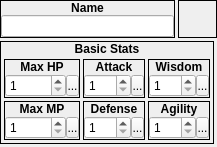
         <widget class="QWidget" name="widget_4" native="true">
          <property name="sizePolicy">
           <sizepolicy hsizetype="Expanding" vsizetype="Preferred">
            <horstretch>0</horstretch>
            <verstretch>0</verstretch>
           </sizepolicy>
          </property>
          <layout class="QVBoxLayout" name="verticalLayout_8">
           <property name="spacing">
            <number>3</number>
           </property>
           <property name="margin">
            <number>0</number>
           </property>
           <item>
            <layout class="QHBoxLayout" name="horizontalLayout_167">
             <property name="spacing">
              <number>3</number>
             </property>
             <item>
              <widget class="QFrame" name="frame_169">
               <property name="sizePolicy">
                <sizepolicy hsizetype="Expanding" vsizetype="Preferred">
                 <horstretch>0</horstretch>
                 <verstretch>0</verstretch>
                </sizepolicy>
               </property>
               <property name="minimumSize">
                <size>
                 <width>175</width>
                 <height>0</height>
                </size>
               </property>
               <property name="maximumSize">
                <size>
                 <width>175</width>
                 <height>16777215</height>
                </size>
               </property>
               <property name="frameShape">
                <enum>QFrame::Box</enum>
               </property>
               <property name="frameShadow">
                <enum>QFrame::Plain</enum>
               </property>
               <layout class="QVBoxLayout" name="verticalLayout_303">
                <property name="spacing">
                 <number>0</number>
                </property>
                <property name="margin">
                 <number>0</number>
                </property>
                <item>
                 <widget class="QLabel" name="label_221">
                  <property name="sizePolicy">
                   <sizepolicy hsizetype="Preferred" vsizetype="Fixed">
                    <horstretch>0</horstretch>
                    <verstretch>0</verstretch>
                   </sizepolicy>
                  </property>
                  <property name="font">
                   <font>
                    <weight>75</weight>
                    <bold>true</bold>
                   </font>
                  </property>
                  <property name="text">
                   <string>Name</string>
                  </property>
                  <property name="alignment">
                   <set>Qt::AlignCenter</set>
                  </property>
                 </widget>
                </item>
                <item>
                 <widget class="QWidget" name="widget_182" native="true">
                  <layout class="QHBoxLayout" name="horizontalLayout_145">
                   <property name="spacing">
                    <number>0</number>
                   </property>
                   <property name="margin">
                    <number>0</number>
                   </property>
                   <item>
                    <widget class="QLineEdit" name="leName">
                     <property name="text">
                      <string/>
                     </property>
                     <property name="maxLength">
                      <number>20</number>
                     </property>
                    </widget>
                   </item>
                  </layout>
                 </widget>
                </item>
               </layout>
              </widget>
             </item>
             <item>
              <widget class="QFrame" name="frame_192">
               <property name="sizePolicy">
                <sizepolicy hsizetype="Expanding" vsizetype="Preferred">
                 <horstretch>0</horstretch>
                 <verstretch>0</verstretch>
                </sizepolicy>
               </property>
               <property name="frameShape">
                <enum>QFrame::Box</enum>
               </property>
               <property name="frameShadow">
                <enum>QFrame::Plain</enum>
               </property>
              </widget>
             </item>
            </layout>
           </item>
           <item>
            <layout class="QHBoxLayout" name="horizontalLayout_168">
             <property name="spacing">
              <number>3</number>
             </property>
             <property name="rightMargin">
              <number>0</number>
             </property>
             <item>
              <widget class="QFrame" name="frame_175">
               <property name="sizePolicy">
                <sizepolicy hsizetype="Fixed" vsizetype="Fixed">
                 <horstretch>0</horstretch>
                 <verstretch>0</verstretch>
                </sizepolicy>
               </property>
               <property name="frameShape">
                <enum>QFrame::Box</enum>
               </property>
               <property name="frameShadow">
                <enum>QFrame::Plain</enum>
               </property>
               <layout class="QVBoxLayout" name="verticalLayout_304">
                <property name="spacing">
                 <number>0</number>
                </property>
                <property name="margin">
                 <number>0</number>
                </property>
                <item>
                 <widget class="QLabel" name="label_222">
                  <property name="sizePolicy">
                   <sizepolicy hsizetype="Preferred" vsizetype="Fixed">
                    <horstretch>0</horstretch>
                    <verstretch>0</verstretch>
                   </sizepolicy>
                  </property>
                  <property name="font">
                   <font>
                    <weight>75</weight>
                    <bold>true</bold>
                   </font>
                  </property>
                  <property name="text">
                   <string>Basic Stats</string>
                  </property>
                  <property name="alignment">
                   <set>Qt::AlignCenter</set>
                  </property>
                 </widget>
                </item>
                <item>
                 <widget class="QWidget" name="widget_183" native="true">
                  <layout class="QHBoxLayout" name="horizontalLayout_152">
                   <property name="spacing">
                    <number>3</number>
                   </property>
                   <property name="margin">
                    <number>3</number>
                   </property>
                   <item>
                    <widget class="QWidget" name="widget_204" native="true">
                     <property name="sizePolicy">
                      <sizepolicy hsizetype="Fixed" vsizetype="Fixed">
                       <horstretch>0</horstretch>
                       <verstretch>0</verstretch>
                      </sizepolicy>
                     </property>
                     <layout class="QVBoxLayout" name="verticalLayout_311">
                      <property name="spacing">
                       <number>3</number>
                      </property>
                      <property name="margin">
                       <number>0</number>
                      </property>
                      <item>
                       <widget class="QFrame" name="frame_176">
                        <property name="frameShape">
                         <enum>QFrame::Box</enum>
                        </property>
                        <property name="frameShadow">
                         <enum>QFrame::Plain</enum>
                        </property>
                        <layout class="QVBoxLayout" name="verticalLayout_305">
                         <property name="spacing">
                          <number>0</number>
                         </property>
                         <property name="margin">
                          <number>0</number>
                         </property>
                         <item>
                          <widget class="QLabel" name="label_223">
                           <property name="sizePolicy">
                            <sizepolicy hsizetype="Preferred" vsizetype="Fixed">
                             <horstretch>0</horstretch>
                             <verstretch>0</verstretch>
                            </sizepolicy>
                           </property>
                           <property name="font">
                            <font>
                             <weight>75</weight>
                             <bold>true</bold>
                            </font>
                           </property>
                           <property name="text">
                            <string>Max HP</string>
                           </property>
                           <property name="alignment">
                            <set>Qt::AlignCenter</set>
                           </property>
                          </widget>
                         </item>
                         <item>
                          <widget class="QWidget" name="widget_184" native="true">
                           <layout class="QHBoxLayout" name="horizontalLayout_146">
                            <property name="spacing">
                             <number>0</number>
                            </property>
                            <property name="margin">
                             <number>0</number>
                            </property>
                            <item>
                             <widget class="QSpinBox" name="sbMaxHP">
                              <property name="minimum">
                               <number>1</number>
                              </property>
                              <property name="maximum">
                               <number>99999</number>
                              </property>
                              <property name="value">
                               <number>1</number>
                              </property>
                             </widget>
                            </item>
                            <item>
                             <widget class="SpinBoxSideButton" name="bMaxHPSideButton">
                              <property name="minimumSize">
                               <size>
                                <width>13</width>
                                <height>21</height>
                               </size>
                              </property>
                              <property name="maximumSize">
                               <size>
                                <width>13</width>
                                <height>21</height>
                               </size>
                              </property>
                              <property name="text">
                               <string>...</string>
                              </property>
                              <property name="icon">
                               <iconset resource="gui_icons.qrc">
                                <normaloff>:/icons/spinBoxSideButton.png</normaloff>:/icons/spinBoxSideButton.png</iconset>
                              </property>
                             </widget>
                            </item>
                           </layout>
                          </widget>
                         </item>
                        </layout>
                       </widget>
                      </item>
                      <item>
                       <widget class="QFrame" name="frame_179">
                        <property name="frameShape">
                         <enum>QFrame::Box</enum>
                        </property>
                        <property name="frameShadow">
                         <enum>QFrame::Plain</enum>
                        </property>
                        <layout class="QVBoxLayout" name="verticalLayout_308">
                         <property name="spacing">
                          <number>0</number>
                         </property>
                         <property name="margin">
                          <number>0</number>
                         </property>
                         <item>
                          <widget class="QLabel" name="label_226">
                           <property name="sizePolicy">
                            <sizepolicy hsizetype="Preferred" vsizetype="Fixed">
                             <horstretch>0</horstretch>
                             <verstretch>0</verstretch>
                            </sizepolicy>
                           </property>
                           <property name="font">
                            <font>
                             <weight>75</weight>
                             <bold>true</bold>
                            </font>
                           </property>
                           <property name="text">
                            <string>Max MP</string>
                           </property>
                           <property name="alignment">
                            <set>Qt::AlignCenter</set>
                           </property>
                          </widget>
                         </item>
                         <item>
                          <widget class="QWidget" name="widget_187" native="true">
                           <layout class="QHBoxLayout" name="horizontalLayout_149">
                            <property name="spacing">
                             <number>0</number>
                            </property>
                            <property name="margin">
                             <number>0</number>
                            </property>
                            <item>
                             <widget class="QSpinBox" name="sbMaxMP">
                              <property name="minimum">
                               <number>1</number>
                              </property>
                              <property name="maximum">
                               <number>9999</number>
                              </property>
                             </widget>
                            </item>
                            <item>
                             <widget class="SpinBoxSideButton" name="bMaxMPSideButton">
                              <property name="minimumSize">
                               <size>
                                <width>13</width>
                                <height>21</height>
                               </size>
                              </property>
                              <property name="maximumSize">
                               <size>
                                <width>13</width>
                                <height>21</height>
                               </size>
                              </property>
                              <property name="text">
                               <string>...</string>
                              </property>
                              <property name="icon">
                               <iconset resource="gui_icons.qrc">
                                <normaloff>:/icons/spinBoxSideButton.png</normaloff>:/icons/spinBoxSideButton.png</iconset>
                              </property>
                             </widget>
                            </item>
                           </layout>
                          </widget>
                         </item>
                        </layout>
                       </widget>
                      </item>
                     </layout>
                    </widget>
                   </item>
                   <item>
                    <widget class="QWidget" name="widget_205" native="true">
                     <property name="sizePolicy">
                      <sizepolicy hsizetype="Fixed" vsizetype="Fixed">
                       <horstretch>0</horstretch>
                       <verstretch>0</verstretch>
                      </sizepolicy>
                     </property>
                     <layout class="QVBoxLayout" name="verticalLayout_328">
                      <property name="spacing">
                       <number>3</number>
                      </property>
                      <property name="margin">
                       <number>0</number>
                      </property>
                      <item>
                       <widget class="QFrame" name="frame_177">
                        <property name="frameShape">
                         <enum>QFrame::Box</enum>
                        </property>
                        <property name="frameShadow">
                         <enum>QFrame::Plain</enum>
                        </property>
                        <layout class="QVBoxLayout" name="verticalLayout_306">
                         <property name="spacing">
                          <number>0</number>
                         </property>
                         <property name="margin">
                          <number>0</number>
                         </property>
                         <item>
                          <widget class="QLabel" name="label_224">
                           <property name="sizePolicy">
                            <sizepolicy hsizetype="Preferred" vsizetype="Fixed">
                             <horstretch>0</horstretch>
                             <verstretch>0</verstretch>
                            </sizepolicy>
                           </property>
                           <property name="font">
                            <font>
                             <weight>75</weight>
                             <bold>true</bold>
                            </font>
                           </property>
                           <property name="text">
                            <string>Attack</string>
                           </property>
                           <property name="alignment">
                            <set>Qt::AlignCenter</set>
                           </property>
                          </widget>
                         </item>
                         <item>
                          <widget class="QWidget" name="widget_185" native="true">
                           <layout class="QHBoxLayout" name="horizontalLayout_147">
                            <property name="spacing">
                             <number>0</number>
                            </property>
                            <property name="margin">
                             <number>0</number>
                            </property>
                            <item>
                             <widget class="QSpinBox" name="sbAttack">
                              <property name="minimum">
                               <number>1</number>
                              </property>
                              <property name="maximum">
                               <number>999</number>
                              </property>
                             </widget>
                            </item>
                            <item>
                             <widget class="SpinBoxSideButton" name="bAttackSideButton">
                              <property name="minimumSize">
                               <size>
                                <width>13</width>
                                <height>21</height>
                               </size>
                              </property>
                              <property name="maximumSize">
                               <size>
                                <width>13</width>
                                <height>21</height>
                               </size>
                              </property>
                              <property name="text">
                               <string>...</string>
                              </property>
                              <property name="icon">
                               <iconset resource="gui_icons.qrc">
                                <normaloff>:/icons/spinBoxSideButton.png</normaloff>:/icons/spinBoxSideButton.png</iconset>
                              </property>
                             </widget>
                            </item>
                           </layout>
                          </widget>
                         </item>
                        </layout>
                       </widget>
                      </item>
                      <item>
                       <widget class="QFrame" name="frame_180">
                        <property name="frameShape">
                         <enum>QFrame::Box</enum>
                        </property>
                        <property name="frameShadow">
                         <enum>QFrame::Plain</enum>
                        </property>
                        <layout class="QVBoxLayout" name="verticalLayout_309">
                         <property name="spacing">
                          <number>0</number>
                         </property>
                         <property name="margin">
                          <number>0</number>
                         </property>
                         <item>
                          <widget class="QLabel" name="label_227">
                           <property name="sizePolicy">
                            <sizepolicy hsizetype="Preferred" vsizetype="Fixed">
                             <horstretch>0</horstretch>
                             <verstretch>0</verstretch>
                            </sizepolicy>
                           </property>
                           <property name="font">
                            <font>
                             <weight>75</weight>
                             <bold>true</bold>
                            </font>
                           </property>
                           <property name="text">
                            <string>Defense</string>
                           </property>
                           <property name="alignment">
                            <set>Qt::AlignCenter</set>
                           </property>
                          </widget>
                         </item>
                         <item>
                          <widget class="QWidget" name="widget_188" native="true">
                           <layout class="QHBoxLayout" name="horizontalLayout_150">
                            <property name="spacing">
                             <number>0</number>
                            </property>
                            <property name="margin">
                             <number>0</number>
                            </property>
                            <item>
                             <widget class="QSpinBox" name="sbDefense">
                              <property name="minimum">
                               <number>1</number>
                              </property>
                              <property name="maximum">
                               <number>999</number>
                              </property>
                             </widget>
                            </item>
                            <item>
                             <widget class="SpinBoxSideButton" name="bDefenseSideButton">
                              <property name="minimumSize">
                               <size>
                                <width>13</width>
                                <height>21</height>
                               </size>
                              </property>
                              <property name="maximumSize">
                               <size>
                                <width>13</width>
                                <height>21</height>
                               </size>
                              </property>
                              <property name="text">
                               <string>...</string>
                              </property>
                              <property name="icon">
                               <iconset resource="gui_icons.qrc">
                                <normaloff>:/icons/spinBoxSideButton.png</normaloff>:/icons/spinBoxSideButton.png</iconset>
                              </property>
                             </widget>
                            </item>
                           </layout>
                          </widget>
                         </item>
                        </layout>
                       </widget>
                      </item>
                     </layout>
                    </widget>
                   </item>
                   <item>
                    <widget class="QWidget" name="widget_206" native="true">
                     <property name="sizePolicy">
                      <sizepolicy hsizetype="Fixed" vsizetype="Fixed">
                       <horstretch>0</horstretch>
                       <verstretch>0</verstretch>
                      </sizepolicy>
                     </property>
                     <layout class="QVBoxLayout" name="verticalLayout_329">
                      <property name="spacing">
                       <number>3</number>
                      </property>
                      <property name="margin">
                       <number>0</number>
                      </property>
                      <item>
                       <widget class="QFrame" name="frame_178">
                        <property name="frameShape">
                         <enum>QFrame::Box</enum>
                        </property>
                        <property name="frameShadow">
                         <enum>QFrame::Plain</enum>
                        </property>
                        <layout class="QVBoxLayout" name="verticalLayout_307">
                         <property name="spacing">
                          <number>0</number>
                         </property>
                         <property name="margin">
                          <number>0</number>
                         </property>
                         <item>
                          <widget class="QLabel" name="label_225">
                           <property name="sizePolicy">
                            <sizepolicy hsizetype="Preferred" vsizetype="Fixed">
                             <horstretch>0</horstretch>
                             <verstretch>0</verstretch>
                            </sizepolicy>
                           </property>
                           <property name="font">
                            <font>
                             <weight>75</weight>
                             <bold>true</bold>
                            </font>
                           </property>
                           <property name="text">
                            <string>Wisdom</string>
                           </property>
                           <property name="alignment">
                            <set>Qt::AlignCenter</set>
                           </property>
                          </widget>
                         </item>
                         <item>
                          <widget class="QWidget" name="widget_186" native="true">
                           <layout class="QHBoxLayout" name="horizontalLayout_148">
                            <property name="spacing">
                             <number>0</number>
                            </property>
                            <property name="margin">
                             <number>0</number>
                            </property>
                            <item>
                             <widget class="QSpinBox" name="sbWisdom">
                              <property name="minimum">
                               <number>1</number>
                              </property>
                              <property name="maximum">
                               <number>999</number>
                              </property>
                             </widget>
                            </item>
                            <item>
                             <widget class="SpinBoxSideButton" name="bWisdomSideButton">
                              <property name="minimumSize">
                               <size>
                                <width>13</width>
                                <height>21</height>
                               </size>
                              </property>
                              <property name="maximumSize">
                               <size>
                                <width>13</width>
                                <height>21</height>
                               </size>
                              </property>
                              <property name="text">
                               <string>...</string>
                              </property>
                              <property name="icon">
                               <iconset resource="gui_icons.qrc">
                                <normaloff>:/icons/spinBoxSideButton.png</normaloff>:/icons/spinBoxSideButton.png</iconset>
                              </property>
                             </widget>
                            </item>
                           </layout>
                          </widget>
                         </item>
                        </layout>
                       </widget>
                      </item>
                      <item>
                       <widget class="QFrame" name="frame_181">
                        <property name="frameShape">
                         <enum>QFrame::Box</enum>
                        </property>
                        <property name="frameShadow">
                         <enum>QFrame::Plain</enum>
                        </property>
                        <layout class="QVBoxLayout" name="verticalLayout_310">
                         <property name="spacing">
                          <number>0</number>
                         </property>
                         <property name="margin">
                          <number>0</number>
                         </property>
                         <item>
                          <widget class="QLabel" name="label_228">
                           <property name="sizePolicy">
                            <sizepolicy hsizetype="Preferred" vsizetype="Fixed">
                             <horstretch>0</horstretch>
                             <verstretch>0</verstretch>
                            </sizepolicy>
                           </property>
                           <property name="font">
                            <font>
                             <weight>75</weight>
                             <bold>true</bold>
                            </font>
                           </property>
                           <property name="text">
                            <string>Agility</string>
                           </property>
                           <property name="alignment">
                            <set>Qt::AlignCenter</set>
                           </property>
                          </widget>
                         </item>
                         <item>
                          <widget class="QWidget" name="widget_189" native="true">
                           <layout class="QHBoxLayout" name="horizontalLayout_151">
                            <property name="spacing">
                             <number>0</number>
                            </property>
                            <property name="margin">
                             <number>0</number>
                            </property>
                            <item>
                             <widget class="QSpinBox" name="sbAgility">
                              <property name="minimum">
                               <number>1</number>
                              </property>
                              <property name="maximum">
                               <number>999</number>
                              </property>
                             </widget>
                            </item>
                            <item>
                             <widget class="SpinBoxSideButton" name="bAgilitySideButton">
                              <property name="minimumSize">
                               <size>
                                <width>13</width>
                                <height>21</height>
                               </size>
                              </property>
                              <property name="maximumSize">
                               <size>
                                <width>13</width>
                                <height>21</height>
                               </size>
                              </property>
                              <property name="text">
                               <string>...</string>
                              </property>
                              <property name="icon">
                               <iconset resource="gui_icons.qrc">
                                <normaloff>:/icons/spinBoxSideButton.png</normaloff>:/icons/spinBoxSideButton.png</iconset>
                              </property>
                             </widget>
                            </item>
                           </layout>
                          </widget>
                         </item>
                        </layout>
                       </widget>
                      </item>
                     </layout>
                    </widget>
                   </item>
                  </layout>
                 </widget>
                </item>
               </layout>
              </widget>
             </item>
             <item>
              <widget class="QFrame" name="frame_5">
               <property name="sizePolicy">
                <sizepolicy hsizetype="Expanding" vsizetype="Preferred">
                 <horstretch>0</horstretch>
                 <verstretch>0</verstretch>
                </sizepolicy>
               </property>
               <property name="frameShape">
                <enum>QFrame::Box</enum>
               </property>
               <property name="frameShadow">
                <enum>QFrame::Plain</enum>
               </property>
              </widget>
             </item>
            </layout>
           </item>
           <item>
            <widget class="QFrame" name="frame_196">
             <property name="sizePolicy">
              <sizepolicy hsizetype="Preferred" vsizetype="Expanding">
               <horstretch>0</horstretch>
               <verstretch>0</verstretch>
              </sizepolicy>
             </property>
             <property name="frameShape">
              <enum>QFrame::Box</enum>
             </property>
             <property name="frameShadow">
              <enum>QFrame::Plain</enum>
             </property>
            </widget>
           </item>
          </layout>
         </widget>
